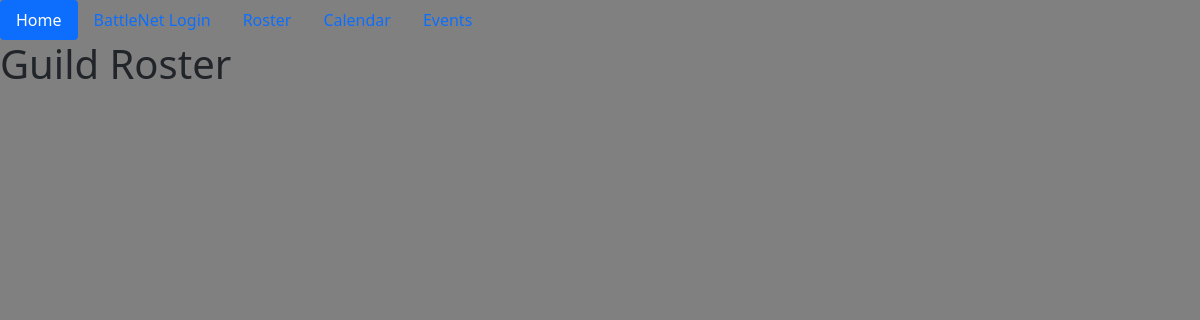
Before: /roster/ with the older database file.
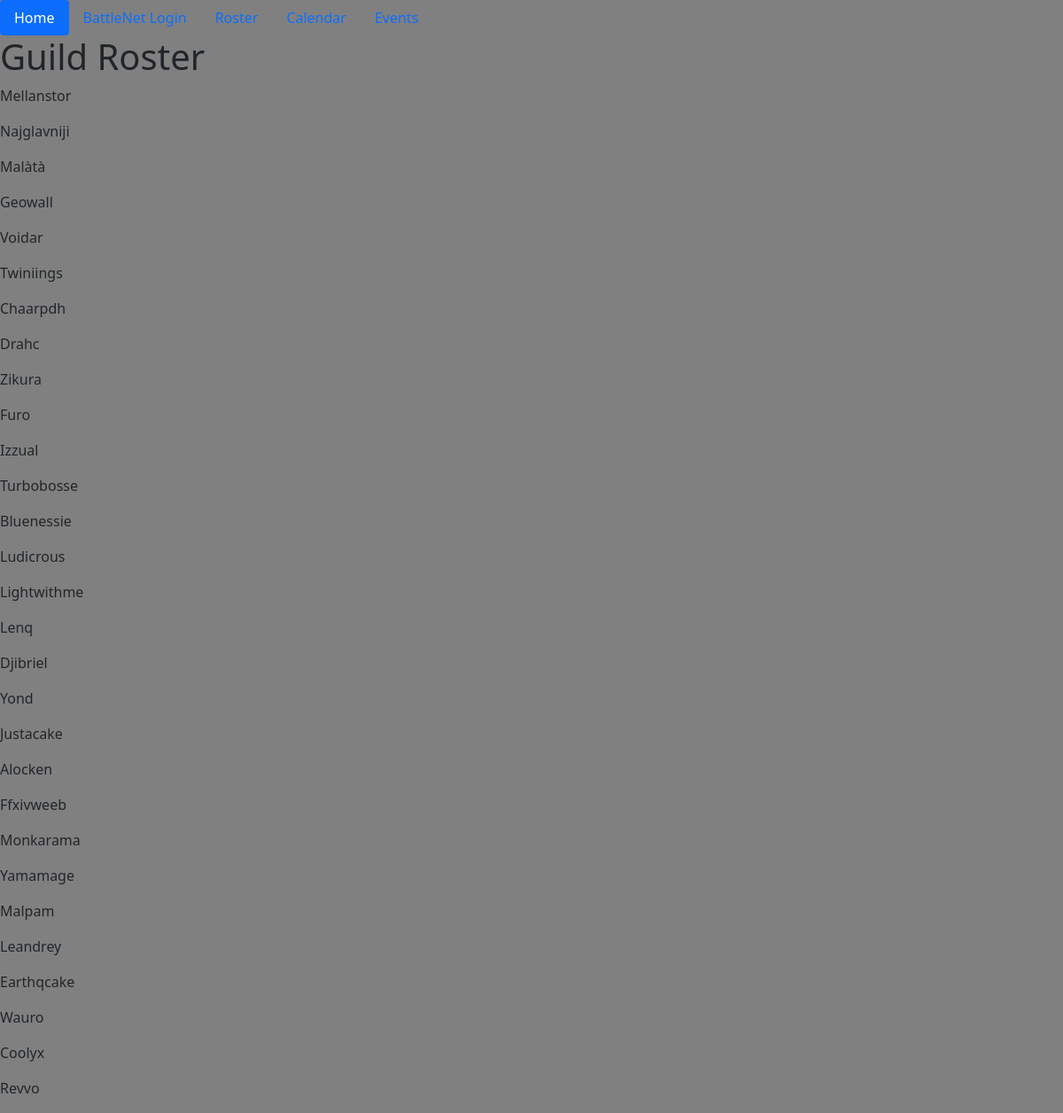
After: the same page with the newer database file.
### players/models.py (models this page shows, shortened)
class Roster(models.Model):
    name = models.CharField(max_length=20, unique=True)
    rank = models.IntegerField(choices=Rank.choices)
    character_id = models.IntegerField(unique=True)

### pages/views.py (the view)
# urls.py: path('roster/', roster_view, name='roster'),
def roster_view(request):
    template_name = 'roster.html'
    context = {
        'roster': Roster.objects.all()
    }
    return render(request, template_name, context)

### templates/roster.html (shortened to what this page needs)
<!DOCTYPE html>
<html lang="en">
{% extends "base.html" %}
{% block content %}
    <h1>Guild Roster</h1>
    {% for char in roster %}
        <p>{{ char.name }}</p>
    {% endfor %}
{% endblock %}

### templates/base.html (shortened to what this page needs)
<!doctype html>
<html lang="en">
<head>
    <link href="https://cdn.jsdelivr.net/npm/bootstrap@5.1.3/dist/css/bootstrap.min.css" rel="stylesheet"
>
    {% load static %}
    <link rel="stylesheet" href="{% static '/styles.css' %}">
</head>
<body>
{% include 'extentions/navbar.html' %}
{% block content %}
{% endblock %}
</body>
</html>

### templates/extentions/navbar.html
<ul class="nav nav-pills">
    <li class="nav-item">
        <a class="nav-link active" aria-current="page" href="/">Home</a>
    </li>
    <li class="nav-item">
        <a class="nav-link" href="/accounts/battlenet/login/?process=login">BattleNet Login</a>
    </li>
    <li class="nav-item">
        <a class="nav-link" href="{% url 'roster' %}">Roster</a>
    </li>
    <li class="nav-item">
        <a class="nav-link" href="{% url 'calendar' %}">Calendar</a>
    </li>
    <li class="nav-item">
        <a class="nav-link" href="{% url 'events' %}">Events</a>
    </li>
</ul>

### static/styles.css (style rules this page uses)
body { background-color: grey; }

Changed rows visible on the page:
added Roster: name "Mellanstor"
added Roster: name "Najglavniji"
added Roster: name "Malàtà"
added Roster: name "Geowall"
added Roster: name "Voidar"
added Roster: name "Twiniings"
added Roster: name "Chaarpdh"
added Roster: name "Drahc"
added Roster: name "Zikura"
added Roster: name "Furo"
added Roster: name "Izzual"
added Roster: name "Turbobosse"
added Roster: name "Bluenessie"
added Roster: name "Ludicrous"
added Roster: name "Lightwithme"
added Roster: name "Lenq"
added Roster: name "Djibriel"
added Roster: name "Yond"
added Roster: name "Justacake"
added Roster: name "Alocken"
added Roster: name "Ffxivweeb"
added Roster: name "Monkarama"
added Roster: name "Yamamage"
added Roster: name "Malpam"
added Roster: name "Leandrey"
added Roster: name "Earthqcake"
added Roster: name "Wauro"
added Roster: name "Coolyx"
added Roster: name "Revvo"
